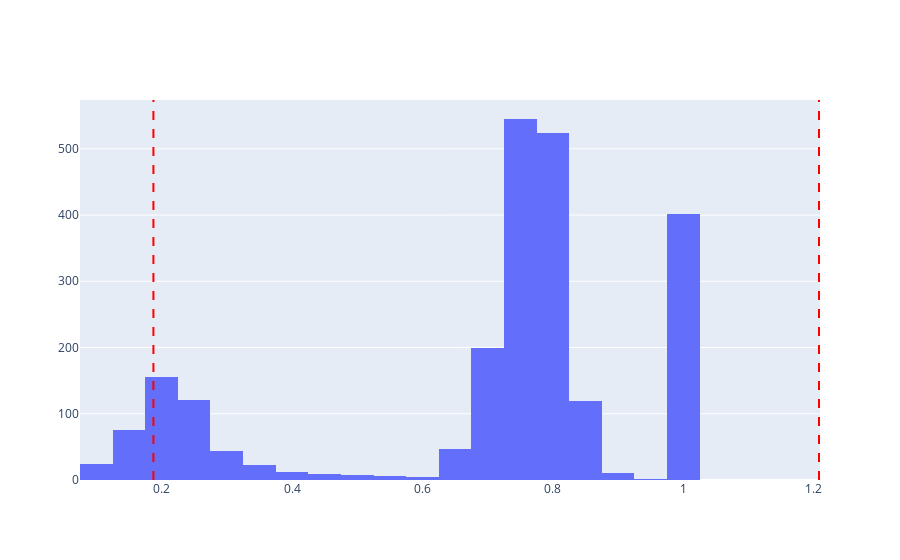

Notebook code for this chart:
### Code cell
plot_gaussian()

### Figure 1 — Plotly figure (JSON) as saved in the notebook; plotly's stock layout.template omitted (floating-point values rounded to 4 significant figures; data arrays with more than 128 entries replaced by an {"elided": "..."} marker saying what was removed)
{"data": [{"type": "histogram", "x": {"elided": "2331 float values"}, "xaxis": "x", "yaxis": "y"}], "layout": {"shapes": [{"line": {"color": "red", "dash": "dash"}, "type": "line", "x0": 0.1876, "x1": 0.1876, "xref": "x", "y0": 0, "y1": 1, "yref": "y domain"}, {"line": {"color": "red", "dash": "dash"}, "type": "line", "x0": 1.208, "x1": 1.208, "xref": "x", "y0": 0, "y1": 1, "yref": "y domain"}], "xaxis": {"anchor": "y", "domain": [0, 1]}, "yaxis": {"anchor": "x", "domain": [0, 1]}}}
